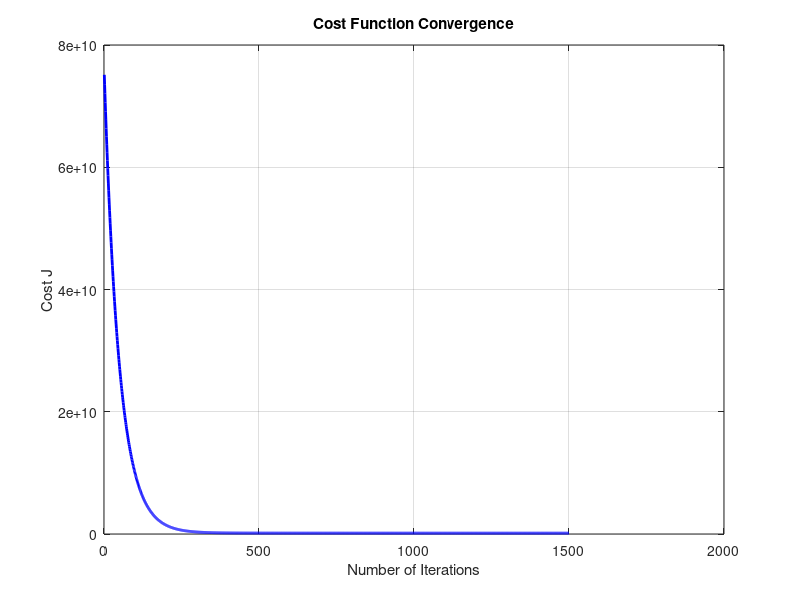

Source code (MATLAB):
% -----------------------------------------------------------------------------
%
%  Exercise 11: Linear Regression - Gradient Descent
%
%  Task:
%  Implement the gradient descent algorithm to find the optimal `theta`
%  values that minimize the cost function J.
%
%  Gradient Descent Update Rule (repeated for a number of iterations):
%  θ_j := θ_j - α * (1/m) * Σ( (h_θ(x_i) - y_i) * x_ij )
%  Vectorized form: θ := θ - α * (1/m) * X' * (X*θ - y)
%
%  Instructions:
%  1. Use the X and y from the previous exercise.
%  2. Initialize `theta`, `alpha` (learning rate), and `num_iters`.
%  3. Create a loop that runs for `num_iters`.
%  4. Inside the loop, calculate the new `theta` using the vectorized update
%     rule.
%  5. Store the cost J in a vector at each iteration to plot it later and
%     verify that it is decreasing.
%  6. Plot the convergence of the cost function.
%
% -----------------------------------------------------------------------------

% To run this script, type its name in the Octave command window:
% >> 11_ml_gradient_descent

% Clear the workspace and command window
clear; clc;

% --- Solution ---

% Load data
X = [1, 2100, 3; 1, 1600, 3; 1, 2400, 3; 1, 1416, 2; 1, 3000, 4];
y = [400000; 330000; 370000; 232000; 540000];
m = length(y);

% Note: Features are on different scales. For gradient descent to work well,
% we need to perform feature scaling.

fprintf('Performing feature scaling...\n');
% Get the original features (excluding the intercept)
X_features = X(:, 2:3);

% For each feature, subtract the mean and divide by the standard deviation
mu = mean(X_features);
sigma = std(X_features);
X_scaled = (X_features - mu) ./ sigma;

% Add the intercept term back to the scaled features
X = [ones(m, 1), X_scaled];
fprintf('Scaled Feature Matrix X:\n'); disp(X);

% 2. Initialize parameters
theta = zeros(3, 1);
alpha = 0.01; % Learning rate
num_iters = 1500; % Number of iterations

% Vector to store the cost in each iteration
J_history = zeros(num_iters, 1);

% 3. Run Gradient Descent
for iter = 1:num_iters
    % Calculate predictions
    h = X * theta;

    % Calculate the error
    error = h - y;

    % Calculate the gradient
    gradient = (1/m) * (X' * error);

    % Update theta
    theta = theta - alpha * gradient;

    % 5. Store the cost J at this iteration
    J_history(iter) = (1 / (2 * m)) * sum((h - y).^2);
end

fprintf('\nGradient descent finished.\n');
fprintf('Optimal theta found:\n');
disp(theta);

% 6. Plot the cost function over iterations
figure;
plot(1:num_iters, J_history, '-b', 'LineWidth', 2);
title('Cost Function Convergence');
xlabel('Number of Iterations');
ylabel('Cost J');
grid on;

fprintf('\nPlotting cost function convergence. Close the plot window to continue.\n');

% --- Making a Prediction ---
fprintf('\n--- Prediction Example ---\n');
% Predict the price for a 1650 sq-ft, 3 br house

% First, scale the new features using the same mu and sigma from the training data
new_features = [1650, 3];
new_features_scaled = (new_features - mu) ./ sigma;

% Add the intercept term
new_features_final = [1, new_features_scaled];

% Predict the price
predicted_price = new_features_final * theta;

fprintf('Predicted price for a 1650 sq-ft, 3 bedroom house: $%.2f\n', predicted_price);
